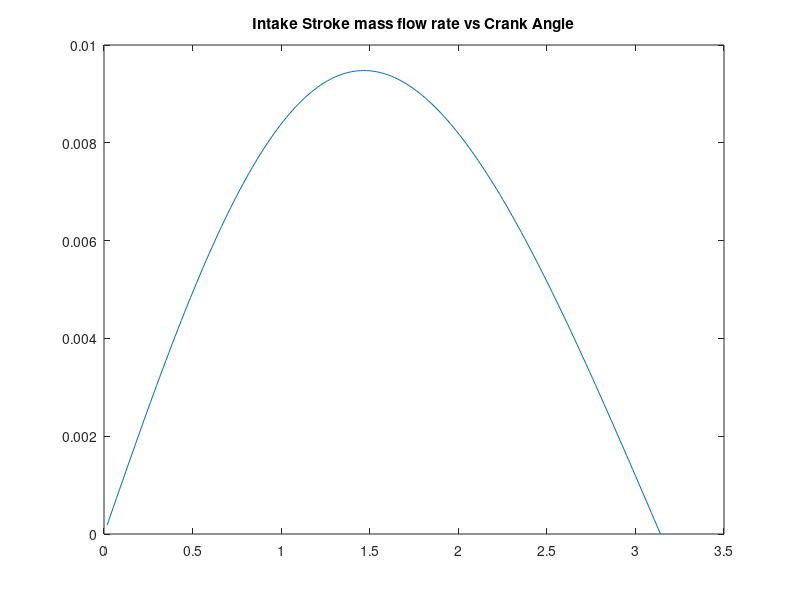
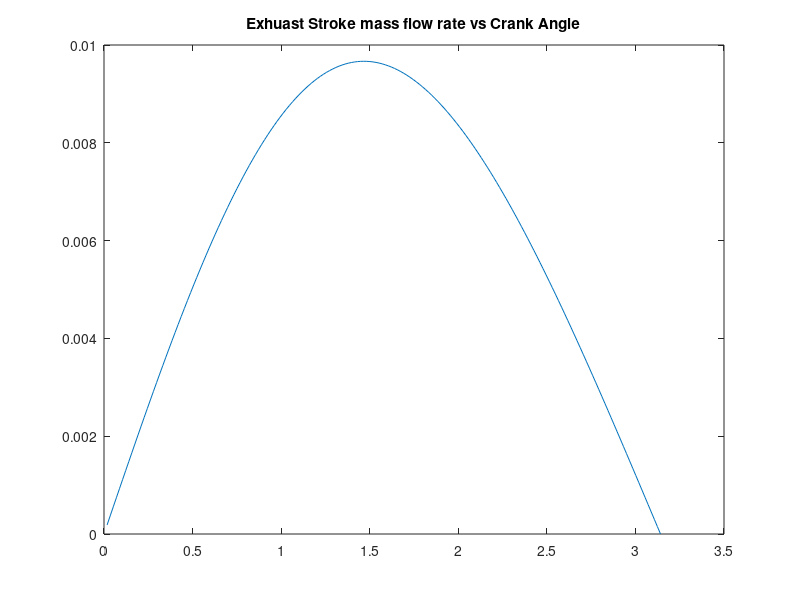
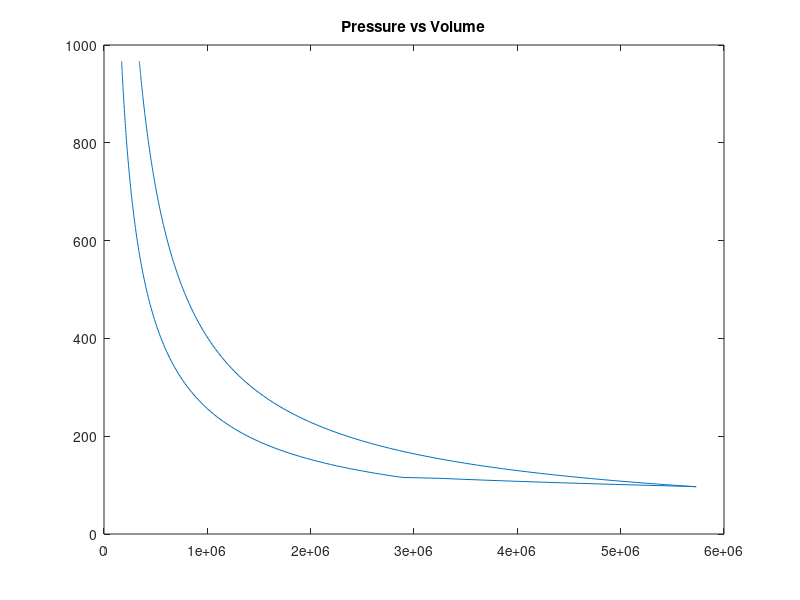
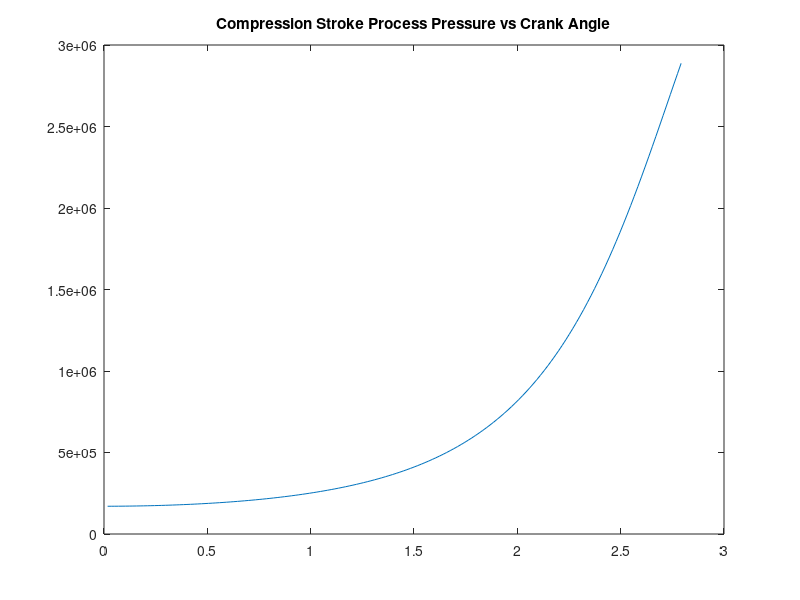

MATLAB code to generate these figures, in order:


%Engine Characteristics
rc = 10; %compression ratio
BL = .97; %Bore to stroke ratio
Vd = 870.5; %Volumetric displacement in cubic cm
B = (Vd * 4 * BL / pi) ^ (1/3); %Bore in cm
Vc = Vd / (rc - 1); %Clearance volume (cc) (EQN 2.1)
L = B / BL; %Stroke length (cm)(EQN (2.2)
a = L / 2; %Crank radius (cm)(EQN 2.3)
l = 1.75 * L; %connecting rod length (cm)
theta = 0; %crank angle (initialized value in radians)
s2 = a * cos(theta) + (l^2 - a^2 * sin(theta)^2)^0.5; %distance parameter (EQN2.5)
Vt1 = Vc + (pi / 4) * B^2 * (l + a - s2); %Volume in terms of crank angle (cc) (EQN 2.4)
N = 5000; %Rotational speed (RPM)
Spa = 2 * L * N / 60; %Mean piston speed (cm/s)(Eqn 2.9)

%Chemical/Thermodynamic properties and parameters
FARi = 1/14.7; %Ideal Fuel/Air Ratio
Qlhv = 45.0; %MJ / kg
T0 = 300; %Atmospheric temperature (Kelvin)
P0 = 170275; %Atmospheric pressure (Pa)
pa = 1.9779E-3; %Density of air at T0 and P0 (g/cc)
y1 = 1.403; %ratio of specific heats of intake air
as = 347.44; %Speed of sound through intake air

Mf = 116.775; %molar mass of fuel g/mol
Mo = 31.9988; %molar mass of oxygen g/mol
Mn = 28.013; %molar mass of nitrogen g/mol
   
mA = 12.6; %moles of air per mole of fuel
FAR = Mf / (mA * Mo + mA * 3.76 * Mn); %Actual Fuel/Air Ratio
Xtot = 1 + mA + mA * 3.76; %Total number of moles of reactants
Xf = 1 / Xtot; %Molar mass fraction of fuel
Xo = mA / Xtot; %Molar mass fraction of oxygen
Xn = mA * 3.76 / Xtot; %Molar mass fraction of nitrogen
R = 8.314; %Universal Gas Constant J/molK

R1 = R / (Xf * Mf + Xo * Mo + Xn * Mn); %Gas constant of Air / Fuel mixture kJ/ kg * K
cv1 = 3 * R1; %Coefficient of constant volume (for fuel/air mix)
y = 1.333; %Assume ideal polyatomic gas
cp1 = y * cv1; %Constant pressure specific heat
C1 = P0 * ((Vd + Vc)^y); %Adiabatic pressure/volume constant
Ct1 = P0 * (Vd + Vc) / T0; %Ideal gas equation constant
m = P0 * (Vc + Vd) / (1000 ^ 3 * R1 * T0); %total mass of fuel/air mixture (kg)
mf = m / (1 + (1/FAR)); %Mass of fuel in mixture (kg)
ma = mf / FAR; %Mass of air in mixture (kg)

t = 30 / (pi * N); %Time per half stroke
g = pi * N / 30;
SF = 1.6; %Valve safety factor
Lv = 3 * 0.25 * SF; %Valve lift in cm
Dv = 3; %Valve Diameter in cm
Ac = pi * Lv * Dv / (100 ^ 2); %Valve Curtain Area (m^2)
Cd = 0.509; %Discharge coefficient
mdotchoke = Cd * Ac * P0 / (1000 * ((R1 * T0)^0.5)) * sqrt(y1) * (2 / (y1 + 1)) ^ ((y1 + 1) / (2 * (y1 - 1))); %Choked mass flow rate
Ap = pi * (B / 100) ^ 2 / 4; %Piston crown area m^2
Sp = 2 * (L / 100) * N / 60; %Mean piston speed m/s
Aeavg = 0.6 * Ac * Cd; %Average effective area
Z = Ap * Sp / (Aeavg * as); %Inlet Mach Number
disp(mdotchoke)

for k = 1:180 %Intake stroke (constant pressure and temperature)
   theta(k) = k * pi / 180; %crank angle degrees
   si(k) = a * cos(theta(k)) + (l^2 - a^2 * sin(theta(k))^2)^0.5; %s parameter at theta (EQN2.5)
   Vti(k) = Vc + (pi / 4) * B^2 * (l + a - si(k)); %Volume at theta (EQN2.4)
   mc(k) = P0 / (2 * R1 * T0) * Vti(k) / (1000^3); %Mass in chamber at crank angle theta
   ti(k) = theta(k) * t; %Time at crank angle
   mdot(k) = 0.5 * (pi * P0 * B^2) / (1000^3 * R1 * T0) * (g * (a / 100) * sin(ti(k) * g) + (a / 100)^2 * g * sin(2 * ti(k) * g)); %mass flow rate per time
   vchannel(k) = mdot(k) / (pa * 1000 * (pi * (Dv/100)^2 / 4));
   %vair(k) = mdot(k) / (pa * 1000 * Areaad(k));
end
figure
plot(theta,mdot)
title('Intake Stroke mass flow rate vs Crank Angle')
%Compression stroke - assume adiabatic and reversible
for i = 1:160 %at 180 degrees the piston is at TDC
   thetac(i) = i * pi / 180; %crank angle in radians
   s1(i) = a * cos(thetac(i)) + (l^2 - a^2 * sin(thetac(i))^2)^0.5; %s parameter at theta
   Vt1(i) =  Vd + Vc - (pi / 4) * B^2 * (l + a - s1(i)); %Volume of the fuel mixture at theta (cc)
   Pc(i) = C1 / (Vt1(i)^y); %Pressure at theta (Pascals)
   Tc(i) = Pc(i) * Vt1(i) / Ct1; %Temperature at theta (Kelvin)
end
%Combustion Process
%Constant Volume (pressure and temperature vary)
Qs = Qlhv * mf / m; %Specific Internal Energy Decrease (MJ)
Tad = 2601.55; %Adiabatic Flame Temperature (K)
%Parameters of burned gas mixture
pb = 4.6685; %Density of burned gases (kg/cu m)
R2 = 0.29063; %Gas constant of burned mixture (kJ/kg*K)
cp2 = 1.7329; %Coefficient of constant pressure (for burned gas) kJ / (kg * K)
y2 = 1.2242; %Assume ideal polyatomic gas
 
for ii = 1:20
   theta0(ii) = (ii+160) * pi / 180;
   sc(ii) = a * cos(theta0(ii)) + (l^2 - a^2 * sin(theta0(ii))^2)^0.5; %s parameter at theta
   Vtc(ii) =  Vd + Vc - (pi / 4) * B^2 * (l + a - sc(ii)); %Volume of the fuel mixture at theta (cc)
   Tb(ii) = sind(4.75*ii) * (mf / m) * (Qlhv * 100 / cv1) + Tc(160); %Temperature of gases after combustion
   Pcm(ii) =  (1000^3) * m * R2 * Tb(ii) / Vtc(ii); %Pressure of burned mixture (Pascals)
end

Wc = m * cv1 * (Tb(20) - T0); %Work across entire compression stroke

T1 = Tb(20); %Chamber temperature after combustion (Kelvin)
P2 = m * R2 * (1000 ^ 3) * T1 / Vc; %Chamber pressure after combustion (Pa)
cv2 = cp2 / y2; %Coefficient of constant volume (for burned gas mix)
C2 = P2 * (Vc)^y2; %Adiabatic pressure/volume constant
Ct2 = P2 * (Vc) / T1; %Ideal gas equation constant

%for ij = 1:20
   %theta(ij) = ij * pi / 180;
   %sc2(ij) = a * cos(theta(ij)) + (l^2 - a^2 * sin(theta(ij))^2)^0.5; %s parameter at theta
   %Vtc2(ij) =  Vc + (pi / 4) * B^2 * (l + a - sc2(ij)); %Volume of the fuel mixture at theta (cc)
   %Tb2(ij) = sind(ij) * (mf / m) * (Qlhv * 100 / cv1) + Tb(20); %Temperature of gases after combustion
   %Pcm2(ij) =  (1000^3) * m * R2 * Tb2(ij) / Vtc2(ij); %Pressure of burned mixture (Pascals)
%end

%Expansion stroke - assume adiabatic and reversible
for j = 1:180 %From directly after combustion to 360 which is BDC
   theta1(j) = j * pi / 180; %Crank angle in radians
   s2(j) = a * cos(theta1(j)) + (l^2 - a^2 * sin(theta1(j))^2)^0.5; %s parameter at theta
   Vt2(j) = Vc + (pi / 4) * B^2 * (l + a - s2(j)); %Volume of the fuel mixture at theta (cc)
   Pe(j) = C2 / (Vt2(j)^y2); %Pressure at theta (Pascals)
   Te(j) = Pe(j) * Vt2(j) / Ct2; %Temperature at theta (Kelvin)
   end
We = m * cv2 * (Te(180) - Tb(20)); %Total Expansive Work

for n = 1:180 %Exhaust stroke (constant pressure and temperature)
   theta2(n) = n * pi / 180; %crank angle in radians
   se(n) = a * cos(theta2(n)) + (l^2 - a^2 * sin(theta2(n))^2)^0.5; %s parameter at theta
   Vte(n) =  Vd + Vc - (pi / 4) * B^2 * (l + a - se(n)); %Volume of the gas mixture at theta (cc)
   mce(n) = Pe(160) / (2 * R2 * Te(160)) * Vte(n) / (1000^3); %Mass in chamber at crank angle theta
   te(n) = theta2(n) * t; %Time at crank angle
   mdote(n) = 0.5 * (pi * Pe(160) * B^2) / (1000^3 * R2 * Te(160)) * (g * (a / 100) * sin(te(n) * g) + (a / 100)^2 * g * sin(2 * te(n) * g)); %mass flow rate per time
end
figure
plot(theta2,mdote)
title('Exhuast Stroke mass flow rate vs Crank Angle')

T = [Tc, Tb, Te]; %Temperature across compression and expansion

P = [Pc Pcm Pe]; %Pressure across compression and expansion

V = [Vt1 Vtc Vt2];
thetatotal = [thetac, theta0, theta1];
pmax=max(P)


figure
plot(P,V)
title('Pressure vs Volume')
figure
plot(thetac,Pc)
title('Compression Stroke Process Pressure vs Crank Angle')
figure
plot(theta0,Pcm)
title('Combustion Process Pressure vs Crank Angle')
figure
plot(theta1,Pe)
title('Expansion Stroke Pressure vs Crank Angle')
figure
plot(thetatotal,P)
title('Theta vs Pressure')




